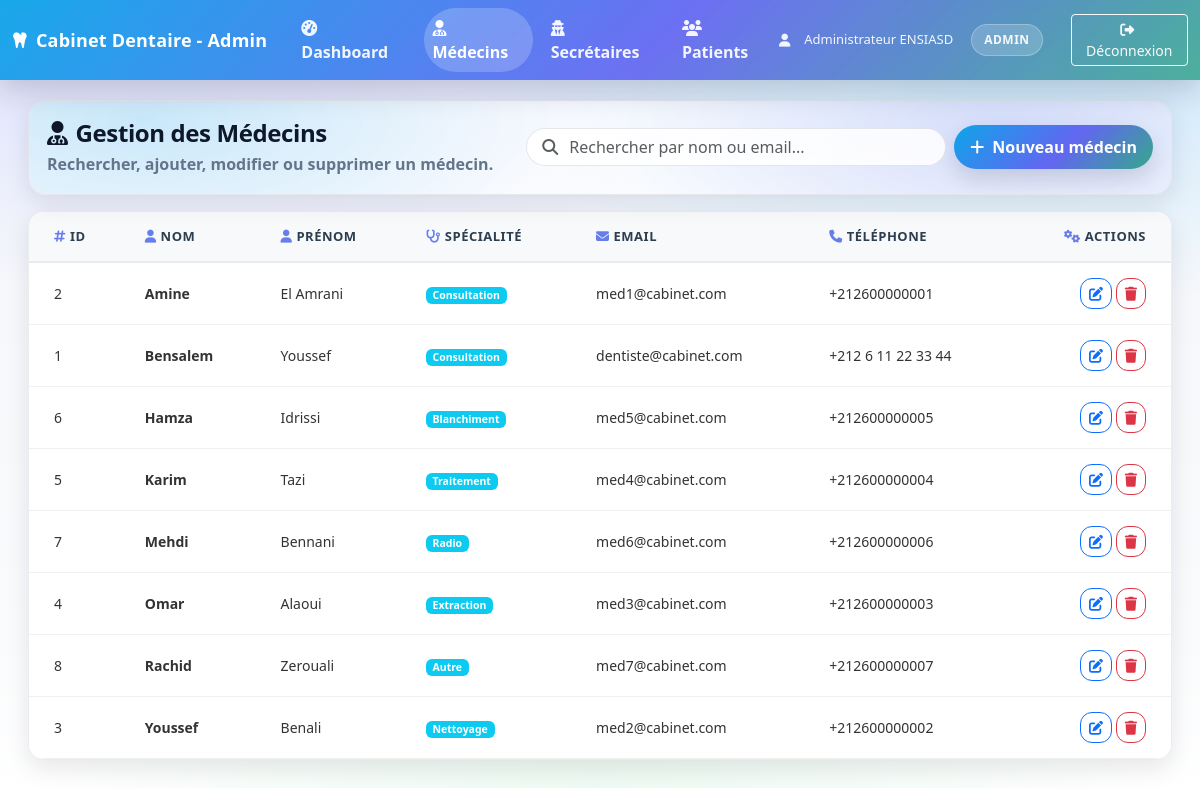
Screenshot of /index.php?route=/admin/medecins (signed in) with the database file from the repository.
### tables this page shows
CREATE TABLE dentistes (
    id INT AUTO_INCREMENT PRIMARY KEY,
    user_id INT NOT NULL,
    specialite VARCHAR(100),
    numero_licence VARCHAR(50) UNIQUE,
    telephone VARCHAR(20),
    cabinet TEXT,
    created_at TIMESTAMP DEFAULT CURRENT_TIMESTAMP,
    FOREIGN KEY (user_id) REFERENCES users(id) ON DELETE CASCADE,
    KEY idx_user_id (user_id)
);

CREATE TABLE users (
    id INT AUTO_INCREMENT PRIMARY KEY,
    nom VARCHAR(100) NOT NULL,
    prenom VARCHAR(100) NOT NULL,
    email VARCHAR(150) UNIQUE NOT NULL,
    password VARCHAR(255) NOT NULL,
    role ENUM('admin','dentiste','secretaire','patient') NOT NULL DEFAULT 'patient',
    created_at TIMESTAMP DEFAULT CURRENT_TIMESTAMP,
    KEY idx_email (email),
    KEY idx_role (role)
);

### app/core/controller.php (called while the page is built, shortened)
<?php
class Controller
{
    public function view($viewName, $data = [])
    {
        $viewPath = __DIR__ . '/../views/' . str_replace('.', '/', $viewName) . '.php';
        include $viewPath;
    }
}

### app/controllers/AdminController.php (called while the page is built, shortened)
<?php
class AdminController extends Controller
{
    private $medecinModel;
    public function __construct()
    {
        $this->medecinModel = new Medecin();
    }
    public function medecins()
    {
        $medecins = $this->medecinModel->findAll();
        $this->view('admin.medecins', [
            'medecins' => $medecins
        ]);
    }
}

### app/core/Database.php (called while the page is built, shortened)
<?php
class Database
{
    private $host = DB_HOST;
    private $dbname = DB_NAME;
    private $username = DB_USER;
    private $password = DB_PASSWORD;
    private $charset = DB_CHARSET;
    private $port = DB_PORT;
    private function loadConfiguration()
    {
        $configFile = ROOT_PATH . '/config.php';
        $this->host = defined('DB_HOST') ? DB_HOST : $this->host;
        $this->dbname = defined('DB_NAME') ? DB_NAME : $this->dbname;
        $this->username = defined('DB_USER') ? DB_USER : $this->username;
        $this->password = defined('DB_PASSWORD') ? DB_PASSWORD : $this->password;
        $this->port = defined('DB_PORT') ? (int) DB_PORT : $this->port;
        $this->charset = defined('DB_CHARSET') ? DB_CHARSET : $this->charset;
    }
    public function connect()
    {
        try {
            $hostsToTry = [$this->host];
            foreach (array_unique($hostsToTry) as $host) {
                try {
                    $dsn = "mysql:host={$host};port={$this->port};dbname={$this->dbname};charset={$this->charset}";
                    $this->pdo = new PDO($dsn, $this->username, $this->password, [
                        PDO::ATTR_ERRMODE => PDO::ERRMODE_EXCEPTION,
                        PDO::ATTR_DEFAULT_FETCH_MODE => PDO::FETCH_ASSOC,
                        PDO::ATTR_EMULATE_PREPARES => false,
                    ]);
                    $message = "✓ Connexion PDO réussie (host: {$host}, port: {$this->port}, dbname: {$this->dbname})";
                    return $this->pdo;
                } catch (PDOException $e) {
                    $lastException = $e;
                }
            }
            throw new PDOException("Connexion PDO impossible sans message d'erreur.");
        } catch (PDOException $e) {
            $message = "✗ ERREUR PDO : " . $e->getMessage();
            $this->debug_messages[] = $message;
            die($message);
        }
    }
}

### app/core/Model.php (called while the page is built, shortened)
<?php
class Model
{
    public function __construct()
    {
        try {
            $db = new Database();
            $this->pdo = $db->getPdo();
        } catch (Exception $e) {
            $this->debug_messages[] = "✗ Erreur initialisation Model : " . $e->getMessage();
        }
    }
}

### app/models/Medecin.php (called while the page is built, shortened)
<?php
class Medecin extends Model
{
    public function findAll()
    {
        try {
            $query = "SELECT d.*, u.nom, u.prenom, u.email FROM dentistes d
                     JOIN users u ON d.user_id = u.id
                     ORDER BY u.nom, u.prenom";
            $stmt = $this->pdo->prepare($query);
            $stmt->execute();
            return $stmt->fetchAll(PDO::FETCH_ASSOC);
        } catch (PDOException $e) {
            error_log("Erreur PDO dans findAll: " . $e->getMessage());
            return [];
        }
    }
}

### app/views/admin/medecins.php (the view, shortened to what this page needs)
<!DOCTYPE html>
<html lang="fr">
<head>
    <link href="https://cdn.jsdelivr.net/npm/bootstrap@5.3.0/dist/css/bootstrap.min.css" rel="stylesheet">
    <link href="https://cdnjs.cloudflare.com/ajax/libs/font-awesome/6.4.0/css/all.min.css" rel="stylesheet">
</head>
<body>
    <nav class="navbar navbar-expand-lg navbar-custom fixed-top">
        <div class="container-fluid">
            <a class="navbar-brand" href="<?php echo BASE_URL; ?>index.php?route=/admin/dashboard">
                <i class="fas fa-tooth me-2"></i>Cabinet Dentaire - Admin
            </a>
            <div class="collapse navbar-collapse" id="navbarNav">
                <ul class="navbar-nav me-auto">
                    <li class="nav-item">
                        <a class="nav-link" href="<?php echo BASE_URL; ?>index.php?route=/admin/dashboard">
                            <i class="fas fa-tachometer-alt me-1"></i>Dashboard
                        </a>
                    </li>
                    <li class="nav-item">
                        <a class="nav-link active" href="<?php echo BASE_URL; ?>index.php?route=/admin/medecins">
                            <i class="fas fa-user-md me-1"></i>Médecins
                        </a>
                    </li>
                    <li class="nav-item">
                        <a class="nav-link" href="<?php echo BASE_URL; ?>index.php?route=/admin/secretaires">
                            <i class="fas fa-user-secret me-1"></i>Secrétaires
                        </a>
                    </li>
                    <li class="nav-item">
                        <a class="nav-link" href="<?php echo BASE_URL; ?>index.php?route=/admin/patients">
                            <i class="fas fa-users me-1"></i>Patients
                        </a>
                    </li>
                </ul>
                <div class="d-flex align-items-center">
                    <div class="user-info">
                        <i class="fas fa-user me-1"></i>
                        <?php echo htmlspecialchars($_SESSION['user_prenom'] . ' ' . $_SESSION['user_nom']); ?>
                        <span class="role-badge ms-2">ADMIN</span>
                    </div>
                    <a href="<?php echo BASE_URL; ?>index.php?route=/logout" class="btn btn-outline-light btn-sm ms-3">
                        <i class="fas fa-sign-out-alt me-1"></i>Déconnexion
                    </a>
                </div>
            </div>
        </div>
    </nav>
    <div class="container-fluid mt-4">
        <div class="page-wrap px-2 px-md-3">
            <div class="hero">
                <div class="d-flex flex-column flex-lg-row align-items-start align-items-lg-center justify-content-between gap-3">
                    <div>
                        <h1 class="hero-title h4 mb-1">
                            <i class="fas fa-user-md me-2"></i>Gestion des Médecins
                        </h1>
                        <p class="hero-sub">Rechercher, ajouter, modifier ou supprimer un médecin.</p>
                    </div>
                    <div class="d-flex flex-wrap align-items-center gap-2">
                        <div class="position-relative" style="min-width: min(420px, 90vw);">
                            <i class="fas fa-magnifying-glass position-absolute text-muted" style="left: 16px; top: 50%; transform: translateY(-50%); z-index: 10;"></i>
                            <input type="text" class="form-control search" id="searchMedecin"
                                placeholder="Rechercher par nom ou email...">
                        </div>
                        <a href="<?php echo BASE_URL; ?>index.php?route=/register-medecin" class="btn btn-hero btn-gradient">
                            <i class="fas fa-plus me-2"></i>Nouveau médecin
                        </a>
                    </div>
                </div>
            </div>
                <div class="soft-card table-card mt-3">
                    <div class="card-body p-0">
                        <div class="table-responsive">
                            <table class="table table-hover mb-0" id="tableMedecins">
                                <thead class="table-light">
                                    <tr>
                                        <th class="ps-4"><i class="fas fa-hashtag me-1"></i>ID</th>
                                        <th><i class="fas fa-user me-1"></i>Nom</th>
                                        <th><i class="fas fa-user me-1"></i>Prénom</th>
                                        <th><i class="fas fa-stethoscope me-1"></i>Spécialité</th>
                                        <th><i class="fas fa-envelope me-1"></i>Email</th>
                                        <th><i class="fas fa-phone me-1"></i>Téléphone</th>
                                        <th class="text-end pe-4"><i class="fas fa-cogs me-1"></i>Actions</th>
                                    </tr>
                                </thead>
                                <tbody>
                                    <?php if (!empty($medecins)): ?>
                                        <?php foreach ($medecins as $medecin): ?>
                                            <tr class="medecin-row">
                                                <td class="ps-4"><?php echo htmlspecialchars($medecin['id']); ?></td>
                                                <td><strong><?php echo htmlspecialchars($medecin['nom']); ?></strong></td>
                                                <td><?php echo htmlspecialchars($medecin['prenom']); ?></td>
                                                <td>
                                                    <span class="badge bg-info specialite-badge">
                                                        <?php echo htmlspecialchars($medecin['specialite']); ?>
                                                    </span>
                                                </td>
                                                <td><?php echo htmlspecialchars($medecin['email']); ?></td>
                                                <td><?php echo htmlspecialchars($medecin['telephone']); ?></td>
                                                <td class="text-end pe-4">
                                                    <a href="<?php echo BASE_URL; ?>index.php?route=/admin/medecin/edit/<?php echo $medecin['id']; ?>"
                                                       class="btn btn-sm btn-outline-primary action-btn"
                                                       title="Modifier">
                                                        <i class="fas fa-edit"></i>
                                                    </a>
                                                    <form method="POST" action="<?php echo BASE_URL; ?>index.php?route=/admin/medecin/delete"
                                                          style="display: inline;"
                                                          onsubmit="return confirm('Êtes-vous sûr de vouloir supprimer ce médecin ?');">
                                                        <button type="submit" class="btn btn-sm btn-outline-danger action-btn" title="Supprimer">
                                                            <i class="fas fa-trash"></i>
                                                        </button>
                                                    </form>
                                                </td>
                                            </tr>
                                        <?php endforeach; ?>
                                    <?php endif; ?>
                                </tbody>
                            </table>
                        </div>
                    </div>
                </div>
        </div>
    </div>
</body>
</html>

### app/views/admin/medecins.php (style rules this page uses)
:root { --bg0:#f6f8fb; --bg1:#eef3ff; --cardSolid:#ffffff; --text:#0f172a; --muted:#64748b; --border:rgba(15, 23, 42, 0.08); --shadow: 0 18px 50px rgba(15, 23, 42, 0.10); --shadowSm: 0 8px 24px rgba(15, 23, 42, 0.10); }
body { color: var(--text); font-family: ui-sans-serif, system-ui, -apple-system, "Segoe UI", Roboto, "Helvetica Neue", Arial, "Noto Sans", "Liberation Sans", sans-serif; background: radial-gradient(1100px 520px at 15% -5%, rgba(99,102,241,0.18), transparent 65%), radial-gradient(980px 520px at 85% 0%, rgba(14,165,233,0.20), transparent 60%), radial-gradient(800px 500px at 50% 100%, rgba(34,197,94,0.08), transparent 70%), linear-gradient(180deg, #eef3ff 0%, #f6f8fb 35%, #f8fafc 70%, #ffffff 100% ); background-attachment: fixed; padding-top: 76px; }
.navbar-custom { background: linear-gradient(135deg, rgba(14,165,233,0.95) 0%, rgba(99,102,241,0.92) 55%, rgba(34,197,94,0.85) 120%); box-shadow: 0 10px 30px rgba(15, 23, 42, 0.18); backdrop-filter: blur(10px); -webkit-backdrop-filter: blur(10px); }
.navbar-custom .navbar-brand { font-weight: 800; letter-spacing: .2px; font-size: 18px; color: white !important; }
.navbar-custom .nav-link { color: rgba(255, 255, 255, 0.92) !important; font-weight: 600; margin-left: 10px; border-radius: 999px; padding: 8px 12px; }
.navbar-custom .nav-link.active { background: rgba(255,255,255,0.20); color: #fff !important; }
.user-info { color: rgba(255, 255, 255, 0.92); font-size: 13px; margin-right: 12px; display:flex; align-items:center; gap:10px; white-space: nowrap; }
.role-badge { background-color: rgba(255, 255, 255, 0.18); border: 1px solid rgba(255,255,255,0.25); padding: 6px 12px; border-radius: 999px; font-size: 12px; font-weight: 800; letter-spacing: .5px; }
.page-wrap { max-width: 1280px; margin: 0 auto; }
.hero { border: 1px solid var(--border); background: linear-gradient(135deg, rgba(255,255,255,0.75), rgba(255,255,255,0.55)); border-radius: 18px; box-shadow: var(--shadowSm); padding: 18px 18px; position: relative; overflow:hidden; margin-bottom: 16px; }
.hero:before { content:""; position:absolute; inset:-2px; background: radial-gradient(700px 280px at 10% 20%, rgba(14,165,233,0.20), transparent 60%), radial-gradient(700px 280px at 85% 30%, rgba(99,102,241,0.18), transparent 55%); pointer-events:none; }
.hero > * { position: relative; }
.hero-title { font-weight: 900; letter-spacing: -0.4px; margin: 0; }
.hero-sub { color: var(--muted); margin: 0; font-weight: 600; }
.soft-card { border: 1px solid var(--border); background: var(--cardSolid); border-radius: 16px; box-shadow: var(--shadowSm); }
.search { border-radius: 999px; padding-left: 42px; border: 1px solid rgba(15,23,42,0.10); background: rgba(255,255,255,0.85); }
.btn-hero { border-radius: 999px; padding: 10px 16px; font-weight: 800; }
.btn-gradient { border: none; color: #fff; background: linear-gradient(135deg, #0ea5e9 0%, #6366f1 55%, #22c55e 120%); box-shadow: 0 10px 22px rgba(15,23,42,0.14); }
.table-card { overflow:hidden; }
#tableMedecins { width: 100%; border-collapse: collapse; background: white; border-radius: 10px; overflow: hidden; }
#tableMedecins thead { background: #f8f9fa; }
#tableMedecins thead th { padding: 15px 20px; text-align: left; font-weight: 600; color: #2c3e50; font-size: 13px; text-transform: uppercase; letter-spacing: 0.5px; border-bottom: 2px solid #e9ecef; vertical-align: middle; }
#tableMedecins thead th i { margin-right: 8px; color: #667eea; }
#tableMedecins tbody td { padding: 15px 20px; border-bottom: 1px solid #f0f0f0; vertical-align: middle; font-size: 14px; color: #333; }
#tableMedecins tbody tr { transition: all 0.3s ease; }
#tableMedecins .text-end { text-align: right; }
#tableMedecins .ps-4 { padding-left: 25px !important; }
#tableMedecins .pe-4 { padding-right: 25px !important; }
.action-btn { transition: transform .15s ease, box-shadow .15s ease; border-radius: 12px; }

### rows the page displays
dentistes: id "2", user.nom "Amine", user.prenom "El Amrani", specialite "Consultation", user.email "med1@cabinet.com", telephone "+212600000001"
dentistes: id "1", user.nom "Bensalem", user.prenom "Youssef", specialite "Consultation", user.email "dentiste@cabinet.com", telephone "+212 6 11 22 33 44"
dentistes: id "6", user.nom "Hamza", user.prenom "Idrissi", specialite "Blanchiment", user.email "med5@cabinet.com", telephone "+212600000005"
dentistes: id "5", user.nom "Karim", user.prenom "Tazi", specialite "Traitement", user.email "med4@cabinet.com", telephone "+212600000004"
dentistes: id "7", user.nom "Mehdi", user.prenom "Bennani", specialite "Radio", user.email "med6@cabinet.com", telephone "+212600000006"
dentistes: id "4", user.nom "Omar", user.prenom "Alaoui", specialite "Extraction", user.email "med3@cabinet.com", telephone "+212600000003"
dentistes: id "8", user.nom "Rachid", user.prenom "Zerouali", specialite "Autre", user.email "med7@cabinet.com", telephone "+212600000007"
dentistes: id "3", user.nom "Youssef", user.prenom "Benali", specialite "Nettoyage", user.email "med2@cabinet.com", telephone "+212600000002"

### other values shown
$_SESSION['user_prenom'] . ' ' . $_SESSION['user_nom'] "Administrateur ENSIASD"
